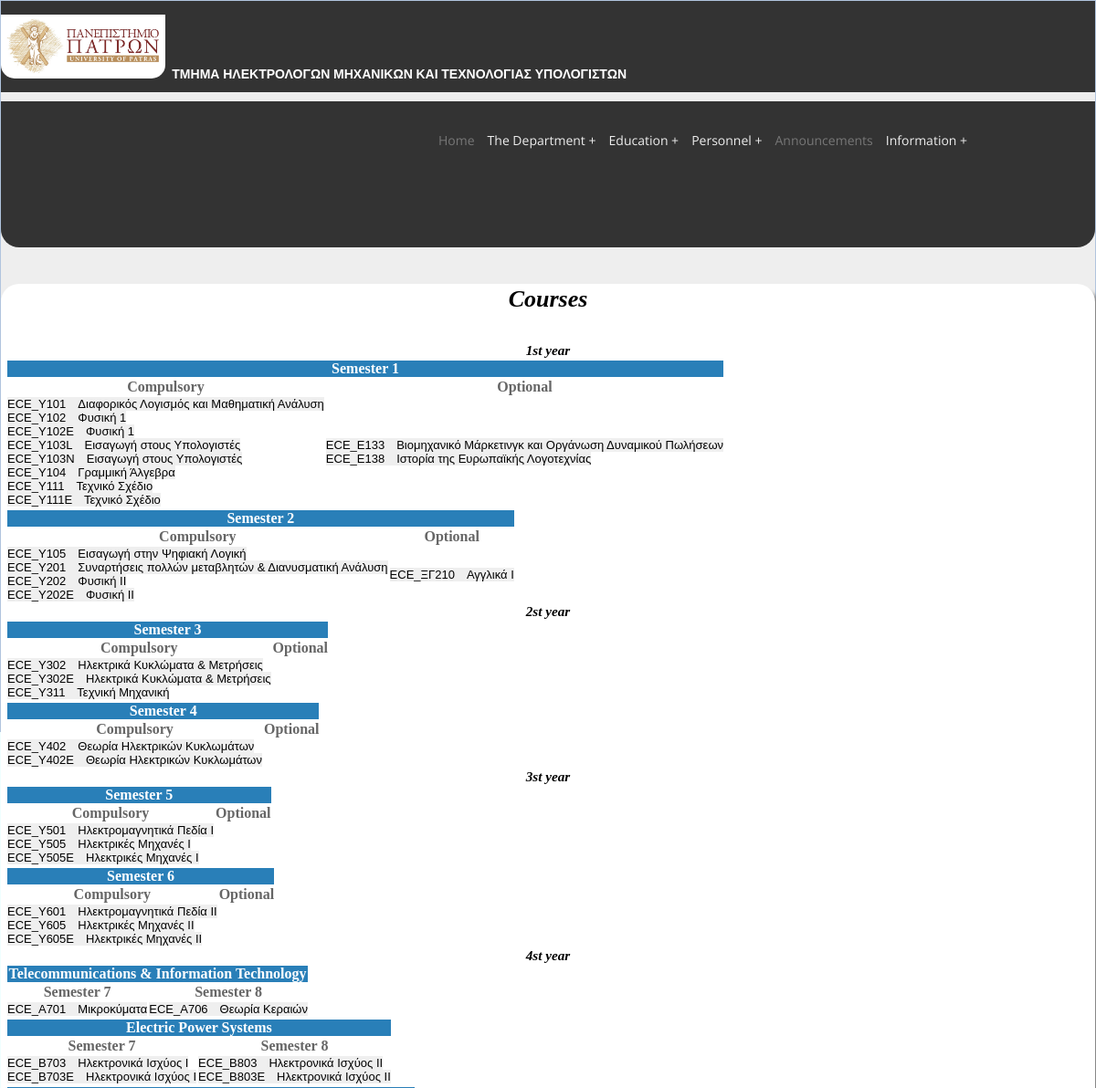
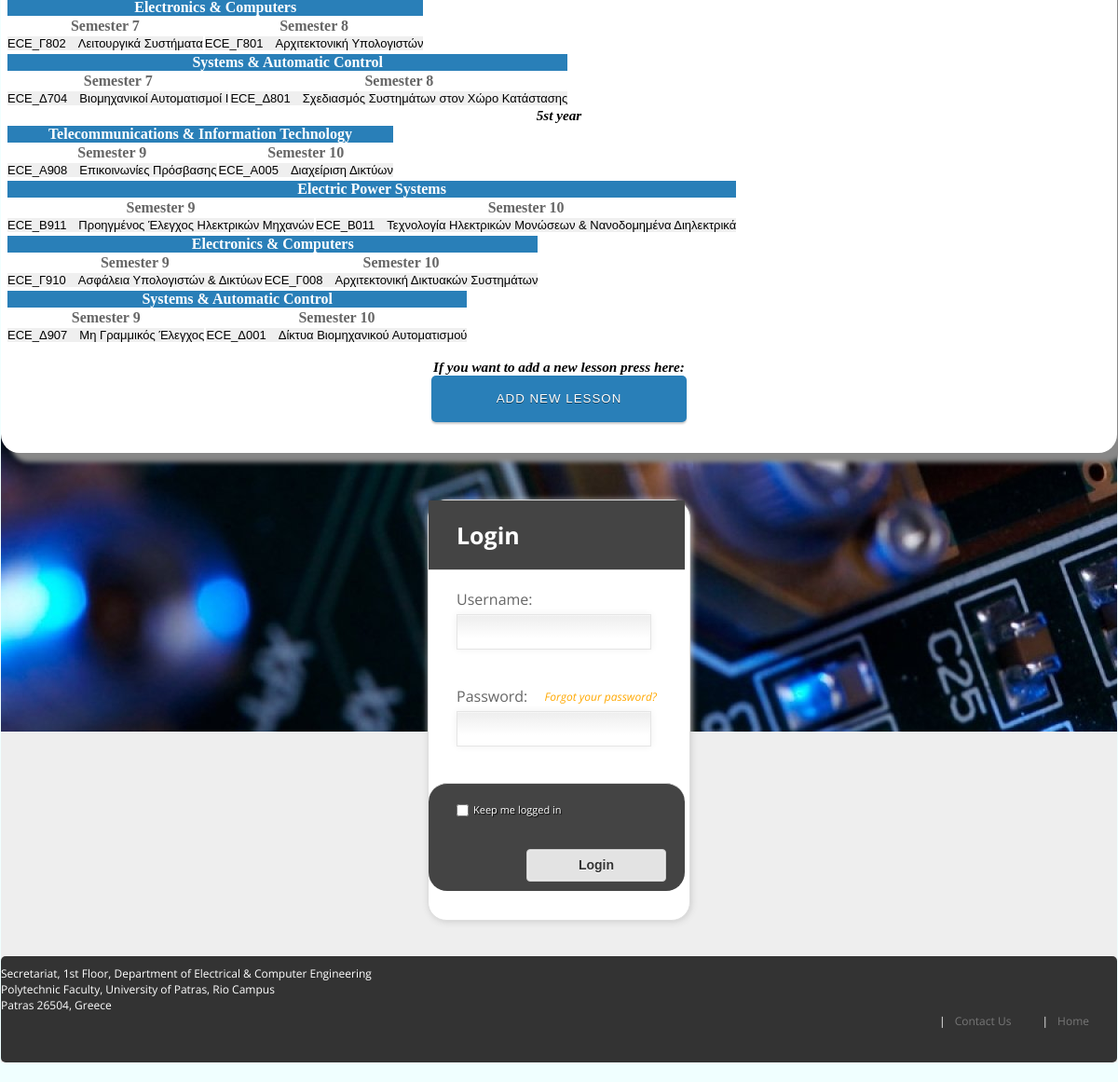
/courses.php, run on the app's committed database (2 pictures, top to bottom).
### tables this page shows
CREATE TABLE `Lessons` (
	`LessonID` varchar(10) NOT NULL  ,
	`Title` varchar(100) NOT NULL,
	`Description` varchar(1000) NOT NULL,
	`Type` varchar(100) NOT NULL,
	`Semester` int NOT NULL,
	`LevelOfStudies` varchar(100) NOT NULL,
	`OfficialWebsite` varchar(100),
	`EclassLink` varchar(100),
	`EudoxusLink` varchar(100),
	`EctsΔ` int NOT NULL,
	`EctsΑ` int NOT NULL,
	`EctsΕ` int NOT NULL,
	`Sector` varchar(100) NOT NULL,
	`SystemOfExamination` varchar(200) NOT NULL,
	`TeachingHoursAndPlace` varchar(100),
	`StatisticsOfEvaluations` varchar(200) NOT NULL,
	`Curriculum` varchar(300) NOT NULL,
	PRIMARY KEY (`LessonID`)
);

### courses.php (the view, shortened to what this page needs)
<?php
$alert="";
$conn = new mysqli('localhost', 'root', '', 'mydepartment');
$list=" ";
$semester=1;
for($i=1;$i<4;$i++){
  $list.="<h3>".$i."st year</h3>";
  for($j=1;$j<3;$j++){
    $list.="
      <table class=\"table table-bordered table-hover\">
      <thead>
        <tr style=\"background-color:rgb(41,127,184);\";>
          <th colspan=2 style=\"text-align: center;\"><font color=\"#fff\">Semester ".$semester."</font></th>
          </tr>
          <tr>
          <th colspan=1>Compulsory</th>
          <th colspan=1>Optional</th>
          </tr>
          </thead>
          <tbody><tr><td>";
    $sql="SELECT LessonID,Title FROM lessons WHERE NOT Sector=\"Optional\"  AND Semester=".$semester;
    $result = $conn->query($sql);
    while($lesson = $result->fetch_assoc()){
      $list.="<button type=\"submit\" name=\"lesson_choose\" value=".$lesson['LessonID']."><font size=\"2px\">".$lesson['LessonID']."&emsp;".$lesson['Title']."</font></button><br>";
    }
    $list.="</td><td>";
    $sql="SELECT LessonID,Title FROM lessons WHERE Sector=\"Optional\"  AND Semester=".$semester;
    $result = $conn->query($sql);
    while($lesson = $result->fetch_assoc()){
      $list.="<button type=\"submit\" name=\"lesson_choose\" value=".$lesson['LessonID']."><font size=\"2px\">".$lesson['LessonID']."&emsp;".$lesson['Title']."</font></button><br>";
    }
    $list.="</td></tr>";
    $list.="</tbody></table>";
    $semester=$semester+1;
  }
}
$semester=7;
$sectors = array("Telecommunications & Information Technology", "Electric Power Systems", "Electronics & Computers","Systems & Automatic Control");
for($i=4;$i<6;$i++){
  $list.="<h3>".$i."st year</h3>";
  for($j=0;$j<4;$j++){
    $list.="
      <table class=\"table table-bordered table-hover\">
      <thead>
        <tr style=\"background-color:rgb(41,127,184);\";>
          <th colspan=2 style=\"text-align: center;\"><font color=\"#fff\">".$sectors[$j]."</font></th>
          </tr>
          <tr>
          <th colspan=1>Semester ".$semester."</th>
          <th colspan=1>Semester ".($semester+1)."</th>
          </tr>
          </thead>
          <tbody><tr><td>";
    $sql="SELECT LessonID,Title FROM lessons WHERE Sector=\"".$sectors[$j]."\"  AND Semester=".$semester;
    $result = $conn->query($sql);
    while($lesson = $result->fetch_assoc()){
      $list.="<button type=\"submit\" name=\"lesson_choose\" value=".$lesson['LessonID']."><font size=\"2px\">".$lesson['LessonID']."&emsp;".$lesson['Title']."</font></button><br>";
    }
    $list.="</td><td>";
    $semester=$semester+1;
    $sql="SELECT LessonID,Title FROM lessons WHERE Sector=\"".$sectors[$j]."\" AND Semester=".$semester;
    $result = $conn->query($sql);
    while($lesson = $result->fetch_assoc()){
      $list.="<button type=\"submit\" name=\"lesson_choose\" value=".$lesson['LessonID']."><font size=\"2px\">".$lesson['LessonID']."&emsp;".$lesson['Title']."</font></button><br>";
    }
    $list.="</td></tr>";
    $list.="</tbody></table>";
    $semester=$semester-1;
  }
  $semester=9;
}
$content="<div class=\"col-md-9\"><div id=\"content\">
  <form action=\"lesson_show.php\" method=\"POST\">
  <h1>Courses</h1>
  <br>".$alert."<br>
  ".$list."</form>
  <br>
      <h3>If you want to add a new lesson press here:</h3>
      <form action=\"add_new_lesson.php\" method=\"POST\">
        <button type=\"submit\" name=\"lesson_add\" class=\"add_new_button\">ADD NEW LESSON</button>
      </form>
  <br>
  </div></div>
  <div class=\"col-md-3\"><div id=\"side_bar\"></div></div>";
  include 'WebPageTemplate.php';
?>

### WebPageTemplate.php (shortened to what this page needs)
<html xmlns="http://www.w3.org/1999/xhtml" class="csstransforms no-csstransforms3d csstransitions">
  <head>
    <link rel="stylesheet" type="text/css" href="CSS/stylesheets.css">
    <link rel="stylesheet" type="text/css" href="CSS/menu.css">
    <link rel="stylesheet" type="text/css" href="CSS/login.css">
    <link rel="stylesheet" href="https://maxcdn.bootstrapcdn.com/bootstrap/3.3.7/css/bootstrap.min.css"integrity="sha384-BVYiiSIFeK1dGmJRAkycuHAHRg32OmUcww7on3RYdg4Va+PmSTsz/K68vbdEjh4u"crossorigin="anonymous">
    </head>
  <body background="background.jpg">
    <div class="container" >
      <div class="row">
          <div class="col-md-12"><div id="header"></div></div>
      </div>
      <div class="row">
       <?php echo $content; ?>
      </div>
    <div class="row">
        <div class="col-md-12"><div id="footer"></div></div>
    </div>
    </div>
    </body>
</html>

### CSS/stylesheets.css (style rules this page uses)
* { border:0; margin:0; padding:0; }
html, input, textarea { background:#F0FFFF; border:solid 1px #B0C4DE; }
tr { border:0; margin:0; padding:0; }
#content { color: #000; text-decoration: none; font-style: italic; font-size: 13px; text-align: center; padding: 2px 5px; background: #fff; margin: 40px auto; top: -10px; font-family: "Droid serif", serif; border-radius: 20px; box-shadow: 10px 10px 5px #888888; }
.add_new_button { height: 50px; line-height: 50px; padding-right: 70px; padding-left: 70px; position: relative; background-color:rgb(41,127,184); color:rgb(255,255,255); text-decoration: none; text-transform: uppercase; letter-spacing: 1px; margin-bottom: 15px; border-radius: 95px; -moz-border-radius: 5px; -webkit-border-radius: 5px; text-shadow:0px 1px 0px rgba(0,0,0,0.5); -ms-filter:"progid:DXImageTransform.Microsoft.dropshadow(OffX=0,OffY=1,Color=#ff123852,Positive=true)";zoom:1; filter:progid:DXImageTransform.Microsoft.dropshadow(OffX=0,OffY=1,Color=#ff123852,Positive=true); -moz-box-shadow:0px 2px 2px rgba(0,0,0,0.2); -webkit-box-shadow:0px 2px 2px rgba(0,0,0,0.2); box-shadow:0px 2px 2px rgba(0,0,0,0.2); -ms-filter:"progid:DXImageTransform.Microsoft.dropshadow(OffX=0,OffY=2,Color=#33000000,Positive=true)"; filter:progid:DXImageTransform.Microsoft.dropshadow(OffX=0,OffY=2,Color=#33000000,Positive=true); }

### CSS/menu.css (style rules this page uses)
body { background-color: #eee; background-image: url(../Images/background.jpg); background-repeat: no-repeat; background-attachment: fixed; background-position: center; color: #666; font-family: 'Open Sans', sans-serif; font-size: 12px; margin:0px; padding:0px; }

### data on the page
lessons: LessonID "ECE_Y101", Title "Διαφορικός Λογισμός και Μαθηματική Ανάλυση"
lessons: LessonID "ECE_Y102", Title "Φυσική 1"
lessons: LessonID "ECE_Y102Ε", Title "Φυσική 1"
lessons: LessonID "ECE_Y103L", Title "Εισαγωγή στους Υπολογιστές"
lessons: LessonID "ECE_Y103N", Title "Εισαγωγή στους Υπολογιστές"
lessons: LessonID "ECE_Y104", Title "Γραμμική Άλγεβρα"
lessons: LessonID "ECE_Y111", Title "Τεχνικό Σχέδιο"
lessons: LessonID "ECE_Y111E", Title "Τεχνικό Σχέδιο"
lessons: LessonID "ECE_Ε133", Title "Βιομηχανικό Μάρκετινγκ και Οργάνωση Δυναμικού Πωλήσεων"
lessons: LessonID "ECE_Ε138", Title "Ιστορία της Ευρωπαϊκής Λογοτεχνίας"
lessons: LessonID "ECE_Y105", Title "Εισαγωγή στην Ψηφιακή Λογική"
lessons: LessonID "ECE_Y201", Title "Συναρτήσεις πολλών μεταβλητών & Διανυσματική Ανάλυση"
lessons: LessonID "ECE_Y202", Title "Φυσική ΙΙ"
lessons: LessonID "ECE_Y202E", Title "Φυσική ΙΙ"
lessons: LessonID "ECE_ΞΓ210", Title "Αγγλικά Ι"
lessons: LessonID "ECE_Y302", Title "Ηλεκτρικά Κυκλώματα & Μετρήσεις"
lessons: LessonID "ECE_Y302E", Title "Ηλεκτρικά Κυκλώματα & Μετρήσεις"
lessons: LessonID "ECE_Y311", Title "Τεχνική Μηχανική"
lessons: LessonID "ECE_Y402", Title "Θεωρία Ηλεκτρικών Κυκλωμάτων"
lessons: LessonID "ECE_Y402E", Title "Θεωρία Ηλεκτρικών Κυκλωμάτων"
lessons: LessonID "ECE_Y501", Title "Ηλεκτρομαγνητικά Πεδία I"
lessons: LessonID "ECE_Y505", Title "Ηλεκτρικές Μηχανές I"
lessons: LessonID "ECE_Y505E", Title "Ηλεκτρικές Μηχανές I"
lessons: LessonID "ECE_Y601", Title "Ηλεκτρομαγνητικά Πεδία IΙ"
lessons: LessonID "ECE_Y605", Title "Ηλεκτρικές Μηχανές IΙ"
lessons: LessonID "ECE_Y605E", Title "Ηλεκτρικές Μηχανές IΙ"
lessons: LessonID "ECE_Α701", Title "Μικροκύματα"
lessons: LessonID "ECE_Α706", Title "Θεωρία Κεραιών"
lessons: LessonID "ECE_Β703", Title "Ηλεκτρονικά Ισχύος Ι"
lessons: LessonID "ECE_Β703E", Title "Ηλεκτρονικά Ισχύος Ι"
lessons: LessonID "ECE_Β803", Title "Ηλεκτρονικά Ισχύος ΙΙ"
lessons: LessonID "ECE_Β803E", Title "Ηλεκτρονικά Ισχύος ΙΙ"
lessons: LessonID "ECE_Γ802", Title "Λειτουργικά Συστήματα"
lessons: LessonID "ECE_Γ801", Title "Αρχιτεκτονική Υπολογιστών"
lessons: LessonID "ECE_Δ704", Title "Βιομηχανικοί Αυτοματισμοί Ι"
lessons: LessonID "ECE_Δ801", Title "Σχεδιασμός Συστημάτων στον Χώρο Κατάστασης"
lessons: LessonID "ECE_Α908", Title "Επικοινωνίες Πρόσβασης"
lessons: LessonID "ECE_Α005", Title "Διαχείριση Δικτύων"
lessons: LessonID "ECE_Β911", Title "Προηγμένος Έλεγχος Ηλεκτρικών Μηχανών"
lessons: LessonID "ECE_Β011", Title "Τεχνολογία Ηλεκτρικών Μονώσεων & Νανοδομημένα Διηλεκτρικά"
lessons: LessonID "ECE_Γ910", Title "Ασφάλεια Υπολογιστών & Δικτύων"
lessons: LessonID "ECE_Γ008", Title "Αρχιτεκτονική Δικτυακών Συστημάτων"
lessons: LessonID "ECE_Δ907", Title "Μη Γραμμικός Έλεγχος"
lessons: LessonID "ECE_Δ001", Title "Δίκτυα Βιομηχανικού Αυτοματισμού"

### other printed values
$sectors[$j] "Telecommunications & Information Technology"
$sectors[$j] "Electric Power Systems"
$sectors[$j] "Electronics & Computers"
$sectors[$j] "Systems & Automatic Control"
